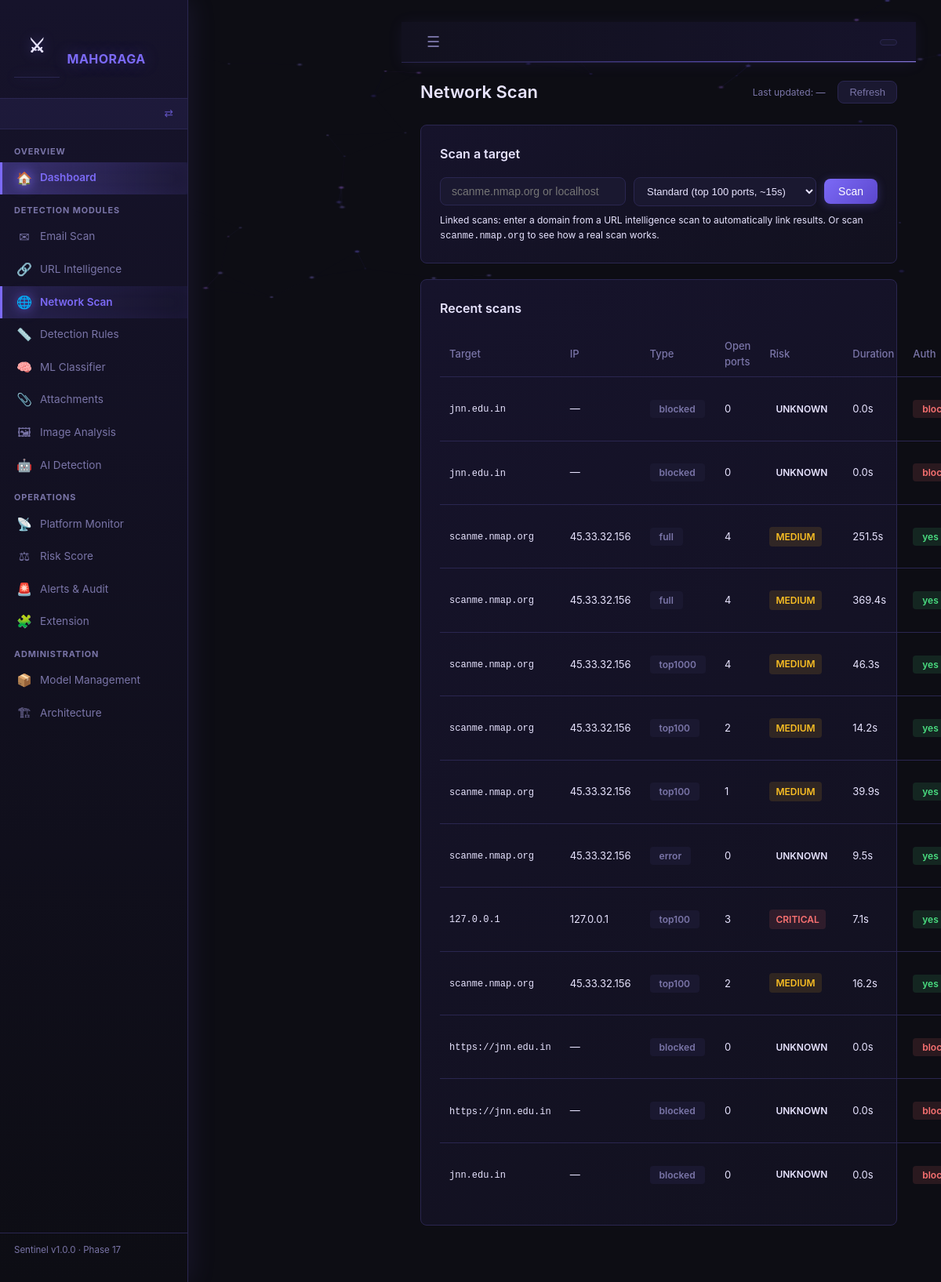
Screenshot of /network/scan with the database file from the repository.
### backend/app/models.py (models this page shows)
class NetworkScan(db.Model):
    __tablename__ = "network_scans"
    id               = db.Column(db.Integer, primary_key=True)
    url_scan_id      = db.Column(db.Integer, db.ForeignKey("url_scans.id"),   nullable=True)
    email_scan_id    = db.Column(db.Integer, db.ForeignKey("email_scans.id"), nullable=True)
    target           = db.Column(db.String(255))   # domain or IP that was scanned
    ip_resolved      = db.Column(db.String(60))    # IP the domain resolved to
    scan_type        = db.Column(db.String(50))    # quick / top100 / top1000 / full
    nmap_version     = db.Column(db.String(50))
    os_guess         = db.Column(db.String(255))   # OS fingerprint if available
    total_open_ports = db.Column(db.Integer, default=0)
    risk_level       = db.Column(db.String(20))    # LOW / MEDIUM / HIGH / CRITICAL
    risk_flags       = db.Column(db.Text)          # JSON list of flag strings
    raw_nmap_output  = db.Column(db.Text)          # truncated nmap result dict
    scan_duration_s  = db.Column(db.Float)
    authorized       = db.Column(db.Boolean, default=False)
    scanned_at       = db.Column(db.DateTime, default=datetime.utcnow)
    ports = db.relationship(
        "PortResult",
        backref="scan",
        lazy=True,
        cascade="all, delete-orphan"
    )

### backend/app/routes/network_scan.py (the view)
@network_scan_bp.route("/network/scan", methods=["GET"])
def network_scan_page():
    recent = (
        NetworkScan.query
        .order_by(NetworkScan.scanned_at.desc())
        .limit(15)
        .all()
    )
    return render_template("network_scan.html", recent_scans=recent)

### backend/app/routes/dashboard.py (called while the page is built, shortened)
def get_current_role() -> str:
    return session.get("role", "")

def get_sidebar_config():
    role = get_current_role()
    cfg  = ROLES.get(role, {})
    all_items = _all_sidebar_items()
    if cfg.get("allowed_prefixes") is None:
        return all_items   # admin sees everything

### frontend/templates/network_scan.html (shortened to what this page needs)
{% extends "base.html" %}
{% block content %}
<div class="page-header">
  <h1>Network Scan</h1>
  <span class="last-updated">Last updated: <span id="update-time">—</span></span>
  <button class="btn-refresh" onclick="refreshHistory()">Refresh</button>
</div>
<div class="card">
  <h2>Scan a target</h2>
  <div class="scan-form-row">
    <input type="text" id="target-input"
           placeholder="scanme.nmap.org or localhost"
           onkeydown="if(event.key==='Enter') initiateScan()">
    <select id="scan-type-select">
      <option value="top100" selected>Standard (top 100 ports, ~15s)</option>
    </select>
    <button class="btn-primary" onclick="initiateScan()">Scan</button>
  </div>
  <p class="hint">
    Linked scans: enter a domain from a URL intelligence scan to
    automatically link results. Or scan <code>scanme.nmap.org</code>
    to see how a real scan works.
  </p>
</div>
<div class="card">
  <h2>Recent scans</h2>
  <table class="data-table">
    <thead>
      <tr>
        <th>Target</th><th>IP</th><th>Type</th>
        <th>Open ports</th><th>Risk</th><th>Duration</th>
        <th>Auth</th><th>Scanned at</th>
      </tr>
    </thead>
    <tbody id="history-table-body">
      {% for s in recent_scans %}
      <tr>
        <td><code>{{ s.target }}</code></td>
        <td>{{ s.ip_resolved or '—' }}</td>
        <td><span class="auth-pill auth-none">{{ s.scan_type }}</span></td>
        <td>{{ s.total_open_ports }}</td>
        <td>
          <span class="label-badge label-{{
            'safe' if s.risk_level == 'LOW' else
            'suspicious' if s.risk_level in ('MEDIUM','HIGH') else
            'malicious' if s.risk_level == 'CRITICAL' else 'unknown'
          }}">{{ s.risk_level }}</span>
        </td>
        <td>{{ '%.1f'|format(s.scan_duration_s or 0) }}s</td>
        <td>
          {% if s.authorized %}
            <span class="auth-pill auth-pass">yes</span>
          {% else %}
            <span class="auth-pill auth-fail">blocked</span>
          {% endif %}
        </td>
      </tr>
      {% else %}
      <tr><td colspan="8" class="empty-state">No network scans yet</td></tr>
      {% endfor %}
    </tbody>
  </table>
</div>
{% endblock %}

### frontend/templates/base.html (shortened to what this page needs)
<!DOCTYPE html>
<html lang="en">
<head>
  <link rel="stylesheet" href="/static/css/main.css">
</head>
<body>
<canvas id="bgCanvas"></canvas>
<aside class="sidebar" id="sidebar">
  <div class="sidebar-brand">
    <span class="sidebar-logo">⚔</span>
    <span class="sidebar-title">MAHORAGA</span>
  </div>
  <div class="sidebar-role-badge">
    <a href="/role/clear" class="sidebar-role-switch" title="Switch role">⇄</a>
  </div>
  <nav class="sidebar-nav" id="sidebarNav">
    {% for section in sidebar %}
    <div class="sidebar-section-label">{{ section.section }}</div>
    {% for item in section['items'] %}
    <a href="{{ item.url }}"
       class="sidebar-link {% if request.path == item.url or request.path.startswith(item.url.rstrip('/') + '/') %}active{% endif %}">
      <span class="sidebar-link-icon">{{ item.icon }}</span>
      <span class="sidebar-link-label">{{ item.label }}</span>
    </a>
    {% endfor %}
    {% endfor %}
  </nav>
  <div class="sidebar-footer">
    <span class="sidebar-version">Sentinel v1.0.0 · Phase 17</span>
  </div>
</aside>
<main class="main-content" id="mainContent">
  <header class="topbar">
    <button class="topbar-toggle" id="sidebarToggle">☰</button>
    <div class="topbar-right">
      <span class="topbar-role">
      </span>
    </div>
  </header>
  <div class="content-area">
    {% block content %}{% endblock %}
  </div>
</main>
</body>
</html>

### rows the page displays
NetworkScan: target "jnn.edu.in", ip_resolved "—", scan_type "blocked", total_open_ports "0", risk_level "UNKNOWN", scan_duration_s "0.0", authorized "blocked"
NetworkScan: target "jnn.edu.in", ip_resolved "—", scan_type "blocked", total_open_ports "0", risk_level "UNKNOWN", scan_duration_s "0.0", authorized "blocked"
NetworkScan: target "scanme.nmap.org", ip_resolved "45.33.32.156", scan_type "full", total_open_ports "4", risk_level "MEDIUM", scan_duration_s "251.5", authorized "yes"
NetworkScan: target "scanme.nmap.org", ip_resolved "45.33.32.156", scan_type "full", total_open_ports "4", risk_level "MEDIUM", scan_duration_s "369.4", authorized "yes"
NetworkScan: target "scanme.nmap.org", ip_resolved "45.33.32.156", scan_type "top1000", total_open_ports "4", risk_level "MEDIUM", scan_duration_s "46.3", authorized "yes"
NetworkScan: target "scanme.nmap.org", ip_resolved "45.33.32.156", scan_type "top100", total_open_ports "2", risk_level "MEDIUM", scan_duration_s "14.2", authorized "yes"
NetworkScan: target "scanme.nmap.org", ip_resolved "45.33.32.156", scan_type "top100", total_open_ports "1", risk_level "MEDIUM", scan_duration_s "39.9", authorized "yes"
NetworkScan: target "scanme.nmap.org", ip_resolved "45.33.32.156", scan_type "error", total_open_ports "0", risk_level "UNKNOWN", scan_duration_s "9.5", authorized "yes"
NetworkScan: target "127.0.0.1", ip_resolved "127.0.0.1", scan_type "top100", total_open_ports "3", risk_level "CRITICAL", scan_duration_s "7.1", authorized "yes"
NetworkScan: target "scanme.nmap.org", ip_resolved "45.33.32.156", scan_type "top100", total_open_ports "2", risk_level "MEDIUM", scan_duration_s "16.2", authorized "yes"
NetworkScan: target "https://jnn.edu.in", ip_resolved "—", scan_type "blocked", total_open_ports "0", risk_level "UNKNOWN", scan_duration_s "0.0", authorized "blocked"
NetworkScan: target "https://jnn.edu.in", ip_resolved "—", scan_type "blocked", total_open_ports "0", risk_level "UNKNOWN", scan_duration_s "0.0", authorized "blocked"
NetworkScan: target "jnn.edu.in", ip_resolved "—", scan_type "blocked", total_open_ports "0", risk_level "UNKNOWN", scan_duration_s "0.0", authorized "blocked"

### other values shown
{{ section.section }} "OVERVIEW" "DETECTION MODULES" "OPERATIONS" "ADMINISTRATION"
{{ item.icon }} "🏠" "✉" "🔗" "🌐" "📏" "🧠" "📎" "🖼" "🤖" "📡" "⚖" "🚨" "🧩" "📦" "🏗"
{{ item.label }} "Dashboard" "Email Scan" "URL Intelligence" "Network Scan" "Detection Rules" "ML Classifier" "Attachments" "Image Analysis" "AI Detection" "Platform Monitor" "Risk Score" "Alerts & Audit" "Extension" "Model Management" "Architecture"
